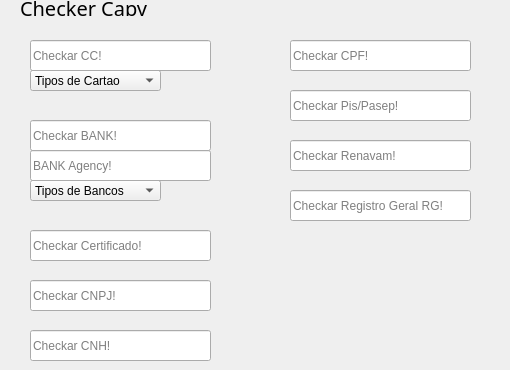
                  <widget class="QWidget" name="checker_page">
                   <widget class="QLabel" name="label_37">
                    <property name="geometry">
                     <rect>
                      <x>0</x>
                      <y>0</y>
                      <width>21</width>
                      <height>16</height>
                     </rect>
                    </property>
                    <property name="text">
                     <string/>
                    </property>
                    <property name="pixmap">
                     <pixmap>../ICONS/16x16/cil-cloud-upload.png</pixmap>
                    </property>
                   </widget>
                   <widget class="QLabel" name="label_38">
                    <property name="geometry">
                     <rect>
                      <x>20</x>
                      <y>0</y>
                      <width>171</width>
                      <height>16</height>
                     </rect>
                    </property>
                    <property name="font">
                     <font>
                      <family>Uni Sans Heavy CAPS</family>
                      <pointsize>15</pointsize>
                      <weight>50</weight>
                      <bold>false</bold>
                     </font>
                    </property>
                    <property name="text">
                     <string>Checker Capy</string>
                    </property>
                   </widget>
                   <widget class="QLabel" name="label_39">
                    <property name="geometry">
                     <rect>
                      <x>0</x>
                      <y>40</y>
                      <width>31</width>
                      <height>31</height>
                     </rect>
                    </property>
                    <property name="text">
                     <string/>
                    </property>
                    <property name="pixmap">
                     <pixmap>../ICONS/20x20/cil-credit-card.png</pixmap>
                    </property>
                   </widget>
                   <widget class="QPushButton" name="checker_cc_btn">
                    <property name="geometry">
                     <rect>
                      <x>210</x>
                      <y>40</y>
                      <width>31</width>
                      <height>31</height>
                     </rect>
                    </property>
                    <property name="styleSheet">
                     <string notr="true">QPushButton {	
	border: none;
	background-color: transparent;
}
QPushButton:hover {
	background-color: rgb(52, 59, 72);
}
QPushButton:pressed {	
	background-color: rgb(85, 170, 0);
}</string>
                    </property>
                    <property name="text">
                     <string/>
                    </property>
                    <property name="icon">
                     <iconset>
                      <normaloff>../ICONS/24x24/cil-arrow-circle-right.png</normaloff>../ICONS/24x24/cil-arrow-circle-right.png</iconset>
                    </property>
                   </widget>
                   <widget class="QLineEdit" name="checker_pick_cc">
                    <property name="geometry">
                     <rect>
                      <x>30</x>
                      <y>40</y>
                      <width>181</width>
                      <height>31</height>
                     </rect>
                    </property>
                    <property name="text">
                     <string/>
                    </property>
                    <property name="placeholderText">
                     <string>Checkar CC!</string>
                    </property>
                   </widget>
                   <widget class="QComboBox" name="credit_card_list">
                    <property name="geometry">
                     <rect>
                      <x>30</x>
                      <y>70</y>
                      <width>131</width>
                      <height>21</height>
                     </rect>
                    </property>
                    <property name="currentText">
                     <string>Tipos de Cartao</string>
                    </property>
                    <property name="currentIndex">
                     <number>0</number>
                    </property>
                    <item>
                     <property name="text">
                      <string>Tipos de Cartao</string>
                     </property>
                    </item>
                    <item>
                     <property name="text">
                      <string>MasterCard</string>
                     </property>
                    </item>
                    <item>
                     <property name="text">
                      <string>Visa 16 Dígitos</string>
                     </property>
                    </item>
                    <item>
                     <property name="text">
                      <string>Visa Electron</string>
                     </property>
                    </item>
                    <item>
                     <property name="text">
                      <string>American Express</string>
                     </property>
                    </item>
                    <item>
                     <property name="text">
                      <string>Diners Club</string>
                     </property>
                    </item>
                    <item>
                     <property name="text">
                      <string>Discover</string>
                     </property>
                    </item>
                    <item>
                     <property name="text">
                      <string>enRoute</string>
                     </property>
                    </item>
                    <item>
                     <property name="text">
                      <string>JCB</string>
                     </property>
                    </item>
                    <item>
                     <property name="text">
                      <string>Maestro</string>
                     </property>
                    </item>
                    <item>
                     <property name="text">
                      <string>Solo</string>
                     </property>
                    </item>
                    <item>
                     <property name="text">
                      <string>Switch</string>
                     </property>
                    </item>
                    <item>
                     <property name="text">
                      <string>Laser</string>
                     </property>
                    </item>
                   </widget>
                   <widget class="QLineEdit" name="checker_pick_bank">
                    <property name="geometry">
                     <rect>
                      <x>30</x>
                      <y>120</y>
                      <width>181</width>
                      <height>31</height>
                     </rect>
                    </property>
                    <property name="text">
                     <string/>
                    </property>
                    <property name="placeholderText">
                     <string>Checkar BANK!</string>
                    </property>
                   </widget>
                   <widget class="QComboBox" name="bank_list">
                    <property name="geometry">
                     <rect>
                      <x>30</x>
                      <y>180</y>
                      <width>131</width>
                      <height>21</height>
                     </rect>
                    </property>
                    <property name="currentText">
                     <string>Tipos de Bancos</string>
                    </property>
                    <property name="currentIndex">
                     <number>0</number>
                    </property>
                    <item>
                     <property name="text">
                      <string>Tipos de Bancos</string>
                     </property>
                    </item>
                    <item>
                     <property name="text">
                      <string>Banco do Brasil</string>
                     </property>
                    </item>
                    <item>
                     <property name="text">
                      <string>Bradesco</string>
                     </property>
                    </item>
                    <item>
                     <property name="text">
                      <string>Citibank</string>
                     </property>
                    </item>
                    <item>
                     <property name="text">
                      <string>Itaú</string>
                     </property>
                    </item>
                    <item>
                     <property name="text">
                      <string>Santander</string>
                     </property>
                    </item>
                   </widget>
                   <widget class="QLabel" name="label_40">
                    <property name="geometry">
                     <rect>
                      <x>0</x>
                      <y>120</y>
                      <width>31</width>
                      <height>31</height>
                     </rect>
                    </property>
                    <property name="text">
                     <string/>
                    </property>
                    <property name="pixmap">
                     <pixmap>../ICONS/20x20/cil-dialpad.png</pixmap>
                    </property>
                   </widget>
                   <widget class="QPushButton" name="checker_bank_btn">
                    <property name="geometry">
                     <rect>
                      <x>210</x>
                      <y>120</y>
                      <width>31</width>
                      <height>31</height>
                     </rect>
                    </property>
                    <property name="styleSheet">
                     <string notr="true">QPushButton {	
	border: none;
	background-color: transparent;
}
QPushButton:hover {
	background-color: rgb(52, 59, 72);
}
QPushButton:pressed {	
	background-color: rgb(85, 170, 0);
}</string>
                    </property>
                    <property name="text">
                     <string/>
                    </property>
                    <property name="icon">
                     <iconset>
                      <normaloff>../ICONS/24x24/cil-arrow-circle-right.png</normaloff>../ICONS/24x24/cil-arrow-circle-right.png</iconset>
                    </property>
                   </widget>
                   <widget class="QLineEdit" name="checker_pick_bank_agency">
                    <property name="geometry">
                     <rect>
                      <x>30</x>
                      <y>150</y>
                      <width>181</width>
                      <height>31</height>
                     </rect>
                    </property>
                    <property name="text">
                     <string/>
                    </property>
                    <property name="placeholderText">
                     <string>BANK Agency!</string>
                    </property>
                   </widget>
                   <widget class="QLabel" name="label_41">
                    <property name="geometry">
                     <rect>
                      <x>0</x>
                      <y>230</y>
                      <width>31</width>
                      <height>31</height>
                     </rect>
                    </property>
                    <property name="text">
                     <string/>
                    </property>
                    <property name="pixmap">
                     <pixmap>../ICONS/20x20/cil-justify-center.png</pixmap>
                    </property>
                   </widget>
                   <widget class="QPushButton" name="checker_certificate_btn">
                    <property name="geometry">
                     <rect>
                      <x>210</x>
                      <y>230</y>
                      <width>31</width>
                      <height>31</height>
                     </rect>
                    </property>
                    <property name="styleSheet">
                     <string notr="true">QPushButton {	
	border: none;
	background-color: transparent;
}
QPushButton:hover {
	background-color: rgb(52, 59, 72);
}
QPushButton:pressed {	
	background-color: rgb(85, 170, 0);
}</string>
                    </property>
                    <property name="text">
                     <string/>
                    </property>
                    <property name="icon">
                     <iconset>
                      <normaloff>../ICONS/24x24/cil-arrow-circle-right.png</normaloff>../ICONS/24x24/cil-arrow-circle-right.png</iconset>
                    </property>
                   </widget>
                   <widget class="QLineEdit" name="checker_pick_certificate">
                    <property name="geometry">
                     <rect>
                      <x>30</x>
                      <y>230</y>
                      <width>181</width>
                      <height>31</height>
                     </rect>
                    </property>
                    <property name="text">
                     <string/>
                    </property>
                    <property name="placeholderText">
                     <string>Checkar Certificado!</string>
                    </property>
                   </widget>
                   <widget class="QPushButton" name="checker_cnpj_btn">
                    <property name="geometry">
                     <rect>
                      <x>210</x>
                      <y>280</y>
                      <width>31</width>
                      <height>31</height>
                     </rect>
                    </property>
                    <property name="styleSheet">
                     <string notr="true">QPushButton {	
	border: none;
	background-color: transparent;
}
QPushButton:hover {
	background-color: rgb(52, 59, 72);
}
QPushButton:pressed {	
	background-color: rgb(85, 170, 0);
}</string>
                    </property>
                    <property name="text">
                     <string/>
                    </property>
                    <property name="icon">
                     <iconset>
                      <normaloff>../ICONS/24x24/cil-arrow-circle-right.png</normaloff>../ICONS/24x24/cil-arrow-circle-right.png</iconset>
                    </property>
                   </widget>
                   <widget class="QLabel" name="label_42">
                    <property name="geometry">
                     <rect>
                      <x>0</x>
                      <y>280</y>
                      <width>31</width>
                      <height>31</height>
                     </rect>
                    </property>
                    <property name="text">
                     <string/>
                    </property>
                    <property name="pixmap">
                     <pixmap>../ICONS/20x20/cil-link-alt.png</pixmap>
                    </property>
                   </widget>
                   <widget class="QLineEdit" name="checker_pick_cnpj">
                    <property name="geometry">
                     <rect>
                      <x>30</x>
                      <y>280</y>
                      <width>181</width>
                      <height>31</height>
                     </rect>
                    </property>
                    <property name="text">
                     <string/>
                    </property>
                    <property name="placeholderText">
                     <string>Checkar CNPJ!</string>
                    </property>
                   </widget>
                   <widget class="QLabel" name="label_43">
                    <property name="geometry">
                     <rect>
                      <x>0</x>
                      <y>330</y>
                      <width>31</width>
                      <height>31</height>
                     </rect>
                    </property>
                    <property name="text">
                     <string/>
                    </property>
                    <property name="pixmap">
                     <pixmap>../ICONS/20x20/cil-speedometer.png</pixmap>
                    </property>
                   </widget>
                   <widget class="QPushButton" name="checker_cnh_btn">
                    <property name="geometry">
                     <rect>
                      <x>210</x>
                      <y>330</y>
                      <width>31</width>
                      <height>31</height>
                     </rect>
                    </property>
                    <property name="styleSheet">
                     <string notr="true">QPushButton {	
	border: none;
	background-color: transparent;
}
QPushButton:hover {
	background-color: rgb(52, 59, 72);
}
QPushButton:pressed {	
	background-color: rgb(85, 170, 0);
}</string>
                    </property>
                    <property name="text">
                     <string/>
                    </property>
                    <property name="icon">
                     <iconset>
                      <normaloff>../ICONS/24x24/cil-arrow-circle-right.png</normaloff>../ICONS/24x24/cil-arrow-circle-right.png</iconset>
                    </property>
                   </widget>
                   <widget class="QLineEdit" name="checker_pick_cnh">
                    <property name="geometry">
                     <rect>
                      <x>30</x>
                      <y>330</y>
                      <width>181</width>
                      <height>31</height>
                     </rect>
                    </property>
                    <property name="text">
                     <string/>
                    </property>
                    <property name="placeholderText">
                     <string>Checkar CNH!</string>
                    </property>
                   </widget>
                   <widget class="QPushButton" name="checker_cpf_btn">
                    <property name="geometry">
                     <rect>
                      <x>470</x>
                      <y>40</y>
                      <width>31</width>
                      <height>31</height>
                     </rect>
                    </property>
                    <property name="styleSheet">
                     <string notr="true">QPushButton {	
	border: none;
	background-color: transparent;
}
QPushButton:hover {
	background-color: rgb(52, 59, 72);
}
QPushButton:pressed {	
	background-color: rgb(85, 170, 0);
}</string>
                    </property>
                    <property name="text">
                     <string/>
                    </property>
                    <property name="icon">
                     <iconset>
                      <normaloff>../ICONS/24x24/cil-arrow-circle-right.png</normaloff>../ICONS/24x24/cil-arrow-circle-right.png</iconset>
                    </property>
                   </widget>
                   <widget class="QLineEdit" name="checker_pick_cpf">
                    <property name="geometry">
                     <rect>
                      <x>290</x>
                      <y>40</y>
                      <width>181</width>
                      <height>31</height>
                     </rect>
                    </property>
                    <property name="text">
                     <string/>
                    </property>
                    <property name="placeholderText">
                     <string>Checkar CPF!</string>
                    </property>
                   </widget>
                   <widget class="QLabel" name="label_44">
                    <property name="geometry">
                     <rect>
                      <x>260</x>
                      <y>40</y>
                      <width>31</width>
                      <height>31</height>
                     </rect>
                    </property>
                    <property name="text">
                     <string/>
                    </property>
                    <property name="pixmap">
                     <pixmap>../ICONS/20x20/cil-mood-good.png</pixmap>
                    </property>
                   </widget>
                   <widget class="QLineEdit" name="checker_pick_pasep">
                    <property name="geometry">
                     <rect>
                      <x>290</x>
                      <y>90</y>
                      <width>181</width>
                      <height>31</height>
                     </rect>
                    </property>
                    <property name="text">
                     <string/>
                    </property>
                    <property name="placeholderText">
                     <string>Checkar Pis/Pasep!</string>
                    </property>
                   </widget>
                   <widget class="QLabel" name="label_45">
                    <property name="geometry">
                     <rect>
                      <x>260</x>
                      <y>90</y>
                      <width>31</width>
                      <height>31</height>
                     </rect>
                    </property>
                    <property name="text">
                     <string/>
                    </property>
                    <property name="pixmap">
                     <pixmap>../ICONS/20x20/cil-cursor-move.png</pixmap>
                    </property>
                   </widget>
                   <widget class="QPushButton" name="checker_pasep_btn">
                    <property name="geometry">
                     <rect>
                      <x>470</x>
                      <y>90</y>
                      <width>31</width>
                      <height>31</height>
                     </rect>
                    </property>
                    <property name="styleSheet">
                     <string notr="true">QPushButton {	
	border: none;
	background-color: transparent;
}
QPushButton:hover {
	background-color: rgb(52, 59, 72);
}
QPushButton:pressed {	
	background-color: rgb(85, 170, 0);
}</string>
                    </property>
                    <property name="text">
                     <string/>
                    </property>
                    <property name="icon">
                     <iconset>
                      <normaloff>../ICONS/24x24/cil-arrow-circle-right.png</normaloff>../ICONS/24x24/cil-arrow-circle-right.png</iconset>
                    </property>
                   </widget>
                   <widget class="QPushButton" name="checker_renavam_btn">
                    <property name="geometry">
                     <rect>
                      <x>470</x>
                      <y>140</y>
                      <width>31</width>
                      <height>31</height>
                     </rect>
                    </property>
                    <property name="styleSheet">
                     <string notr="true">QPushButton {	
	border: none;
	background-color: transparent;
}
QPushButton:hover {
	background-color: rgb(52, 59, 72);
}
QPushButton:pressed {	
	background-color: rgb(85, 170, 0);
}</string>
                    </property>
                    <property name="text">
                     <string/>
                    </property>
                    <property name="icon">
                     <iconset>
                      <normaloff>../ICONS/24x24/cil-arrow-circle-right.png</normaloff>../ICONS/24x24/cil-arrow-circle-right.png</iconset>
                    </property>
                   </widget>
                   <widget class="QLabel" name="label_46">
                    <property name="geometry">
                     <rect>
                      <x>260</x>
                      <y>140</y>
                      <width>31</width>
                      <height>31</height>
                     </rect>
                    </property>
                    <property name="text">
                     <string/>
                    </property>
                    <property name="pixmap">
                     <pixmap>../ICONS/20x20/cil-medical-cross.png</pixmap>
                    </property>
                   </widget>
                   <widget class="QLineEdit" name="checker_pick_renavam">
                    <property name="geometry">
                     <rect>
                      <x>290</x>
                      <y>140</y>
                      <width>181</width>
                      <height>31</height>
                     </rect>
                    </property>
                    <property name="text">
                     <string/>
                    </property>
                    <property name="placeholderText">
                     <string>Checkar Renavam!</string>
                    </property>
                   </widget>
                   <widget class="QPushButton" name="checker_rg_btn">
                    <property name="geometry">
                     <rect>
                      <x>470</x>
                      <y>190</y>
                      <width>31</width>
                      <height>31</height>
                     </rect>
                    </property>
                    <property name="styleSheet">
                     <string notr="true">QPushButton {	
	border: none;
	background-color: transparent;
}
QPushButton:hover {
	background-color: rgb(52, 59, 72);
}
QPushButton:pressed {	
	background-color: rgb(85, 170, 0);
}</string>
                    </property>
                    <property name="text">
                     <string/>
                    </property>
                    <property name="icon">
                     <iconset>
                      <normaloff>../ICONS/24x24/cil-arrow-circle-right.png</normaloff>../ICONS/24x24/cil-arrow-circle-right.png</iconset>
                    </property>
                   </widget>
                   <widget class="QLineEdit" name="checker_pick_rg">
                    <property name="geometry">
                     <rect>
                      <x>290</x>
                      <y>190</y>
                      <width>181</width>
                      <height>31</height>
                     </rect>
                    </property>
                    <property name="text">
                     <string/>
                    </property>
                    <property name="placeholderText">
                     <string>Checkar Registro Geral RG!</string>
                    </property>
                   </widget>
                   <widget class="QLabel" name="label_47">
                    <property name="geometry">
                     <rect>
                      <x>260</x>
                      <y>190</y>
                      <width>31</width>
                      <height>31</height>
                     </rect>
                    </property>
                    <property name="text">
                     <string/>
                    </property>
                    <property name="pixmap">
                     <pixmap>../ICONS/20x20/cil-headphones.png</pixmap>
                    </property>
                   </widget>
                   <zorder>label_47</zorder>
                   <zorder>label_45</zorder>
                   <zorder>label_44</zorder>
                   <zorder>label_40</zorder>
                   <zorder>credit_card_list</zorder>
                   <zorder>label_37</zorder>
                   <zorder>label_38</zorder>
                   <zorder>label_39</zorder>
                   <zorder>checker_cc_btn</zorder>
                   <zorder>checker_pick_cc</zorder>
                   <zorder>checker_pick_bank</zorder>
                   <zorder>bank_list</zorder>
                   <zorder>checker_bank_btn</zorder>
                   <zorder>checker_pick_bank_agency</zorder>
                   <zorder>label_41</zorder>
                   <zorder>checker_certificate_btn</zorder>
                   <zorder>checker_pick_certificate</zorder>
                   <zorder>checker_cnpj_btn</zorder>
                   <zorder>label_42</zorder>
                   <zorder>checker_pick_cnpj</zorder>
                   <zorder>label_43</zorder>
                   <zorder>checker_cnh_btn</zorder>
                   <zorder>checker_pick_cnh</zorder>
                   <zorder>checker_cpf_btn</zorder>
                   <zorder>checker_pick_cpf</zorder>
                   <zorder>checker_pick_pasep</zorder>
                   <zorder>checker_pasep_btn</zorder>
                   <zorder>checker_renavam_btn</zorder>
                   <zorder>label_46</zorder>
                   <zorder>checker_pick_renavam</zorder>
                   <zorder>checker_rg_btn</zorder>
                   <zorder>checker_pick_rg</zorder>
                  </widget>
